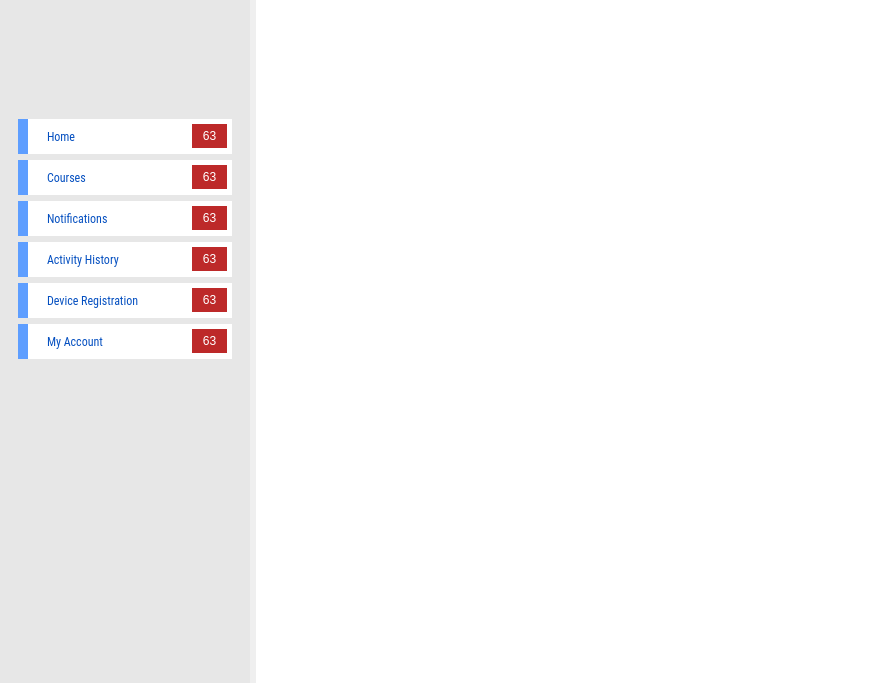
<?xml version="1.0" encoding="UTF-8"?>
<ui version="4.0">
 <class>MainHomeScreen</class>
 <widget class="QMainWindow" name="MainHomeScreen">
  <property name="geometry">
   <rect>
    <x>0</x>
    <y>0</y>
    <width>896</width>
    <height>683</height>
   </rect>
  </property>
  <property name="windowTitle">
   <string>MainWindow</string>
  </property>
  <widget class="QWidget" name="centralwidget">
   <layout class="QVBoxLayout" name="verticalLayout">
    <property name="leftMargin">
     <number>0</number>
    </property>
    <property name="topMargin">
     <number>0</number>
    </property>
    <property name="rightMargin">
     <number>0</number>
    </property>
    <property name="bottomMargin">
     <number>0</number>
    </property>
    <item>
     <layout class="QHBoxLayout" name="horizontalLayout">
      <item>
       <widget class="QFrame" name="verticalFrame">
        <property name="minimumSize">
         <size>
          <width>188</width>
          <height>0</height>
         </size>
        </property>
        <property name="maximumSize">
         <size>
          <width>250</width>
          <height>16777215</height>
         </size>
        </property>
        <property name="styleSheet">
         <string notr="true">background-color:#e7e7e7;</string>
        </property>
        <layout class="QVBoxLayout" name="verticalLayout_Navigation">
         <item alignment="Qt::AlignHCenter">
          <widget class="QLabel" name="label">
           <property name="minimumSize">
            <size>
             <width>200</width>
             <height>50</height>
            </size>
           </property>
           <property name="maximumSize">
            <size>
             <width>200</width>
             <height>55</height>
            </size>
           </property>
           <property name="styleSheet">
            <string notr="true">border-image: url(:/vajiram-logo);
margin:5px;</string>
           </property>
           <property name="text">
            <string/>
           </property>
          </widget>
         </item>
         <item>
          <spacer name="verticalSpacer">
           <property name="orientation">
            <enum>Qt::Vertical</enum>
           </property>
           <property name="sizeType">
            <enum>QSizePolicy::Fixed</enum>
           </property>
           <property name="sizeHint" stdset="0">
            <size>
             <width>20</width>
             <height>40</height>
            </size>
           </property>
          </spacer>
         </item>
         <item alignment="Qt::AlignTop">
          <widget class="QFrame" name="verticalFrame">
           <layout class="QVBoxLayout" name="verticalLayout_2">
            <item>
             <widget class="ClickableQFrame" name="horizontalFrame_home">
              <property name="minimumSize">
               <size>
                <width>0</width>
                <height>35</height>
               </size>
              </property>
              <property name="maximumSize">
               <size>
                <width>16777215</width>
                <height>35</height>
               </size>
              </property>
              <property name="styleSheet">
               <string notr="true">background-color:white;</string>
              </property>
              <layout class="QHBoxLayout" name="horizontalLayout_home_4" stretch="0,0,1,0,0">
               <property name="leftMargin">
                <number>0</number>
               </property>
               <property name="topMargin">
                <number>0</number>
               </property>
               <property name="rightMargin">
                <number>0</number>
               </property>
               <property name="bottomMargin">
                <number>0</number>
               </property>
               <item>
                <widget class="QFrame" name="horizontalFrame_indicator_home_4">
                 <property name="minimumSize">
                  <size>
                   <width>10</width>
                   <height>0</height>
                  </size>
                 </property>
                 <property name="maximumSize">
                  <size>
                   <width>10</width>
                   <height>16777215</height>
                  </size>
                 </property>
                 <property name="styleSheet">
                  <string notr="true">background-color: #5E9EFF</string>
                 </property>
                 <layout class="QHBoxLayout" name="horizontalLayout_7"/>
                </widget>
               </item>
               <item>
                <widget class="QLabel" name="label_8">
                 <property name="text">
                  <string/>
                 </property>
                 <property name="pixmap">
                  <pixmap resource="resources.qrc">:/home_selected</pixmap>
                 </property>
                </widget>
               </item>
               <item>
                <widget class="QLabel" name="label_9">
                 <property name="font">
                  <font>
                   <family>Roboto Condensed</family>
                   <pointsize>9</pointsize>
                   <bold>false</bold>
                  </font>
                 </property>
                 <property name="styleSheet">
                  <string notr="true">color:#044FC0;</string>
                 </property>
                 <property name="text">
                  <string>Home</string>
                 </property>
                </widget>
               </item>
               <item alignment="Qt::AlignHCenter|Qt::AlignVCenter">
                <widget class="QLabel" name="label_badge_home">
                 <property name="minimumSize">
                  <size>
                   <width>35</width>
                   <height>0</height>
                  </size>
                 </property>
                 <property name="maximumSize">
                  <size>
                   <width>100</width>
                   <height>26</height>
                  </size>
                 </property>
                 <property name="styleSheet">
                  <string notr="true">color:white;
border-radius:13px;
background-color:#BD2929;
padding:5px;
text-align:center;</string>
                 </property>
                 <property name="text">
                  <string>63</string>
                 </property>
                 <property name="alignment">
                  <set>Qt::AlignCenter</set>
                 </property>
                </widget>
               </item>
               <item>
                <spacer name="horizontalSpacer">
                 <property name="orientation">
                  <enum>Qt::Horizontal</enum>
                 </property>
                 <property name="sizeHint" stdset="0">
                  <size>
                   <width>5</width>
                   <height>20</height>
                  </size>
                 </property>
                </spacer>
               </item>
              </layout>
             </widget>
            </item>
            <item>
             <widget class="ClickableQFrame" name="horizontalFrame_courses">
              <property name="minimumSize">
               <size>
                <width>0</width>
                <height>35</height>
               </size>
              </property>
              <property name="maximumSize">
               <size>
                <width>16777215</width>
                <height>35</height>
               </size>
              </property>
              <property name="styleSheet">
               <string notr="true">background-color:white;</string>
              </property>
              <layout class="QHBoxLayout" name="horizontalLayout_home_5" stretch="0,0,1,0,0">
               <property name="leftMargin">
                <number>0</number>
               </property>
               <property name="topMargin">
                <number>0</number>
               </property>
               <property name="rightMargin">
                <number>0</number>
               </property>
               <property name="bottomMargin">
                <number>0</number>
               </property>
               <item>
                <widget class="QFrame" name="horizontalFrame_indicator_home_5">
                 <property name="minimumSize">
                  <size>
                   <width>10</width>
                   <height>0</height>
                  </size>
                 </property>
                 <property name="maximumSize">
                  <size>
                   <width>10</width>
                   <height>16777215</height>
                  </size>
                 </property>
                 <property name="styleSheet">
                  <string notr="true">background-color: #5E9EFF</string>
                 </property>
                 <layout class="QHBoxLayout" name="horizontalLayout_8"/>
                </widget>
               </item>
               <item>
                <widget class="QLabel" name="label_10">
                 <property name="text">
                  <string/>
                 </property>
                 <property name="pixmap">
                  <pixmap resource="resources.qrc">:/course_unselected</pixmap>
                 </property>
                </widget>
               </item>
               <item>
                <widget class="QLabel" name="label_11">
                 <property name="font">
                  <font>
                   <family>Roboto Condensed</family>
                   <pointsize>9</pointsize>
                   <bold>false</bold>
                  </font>
                 </property>
                 <property name="styleSheet">
                  <string notr="true">color:#044FC0;</string>
                 </property>
                 <property name="text">
                  <string>Courses</string>
                 </property>
                </widget>
               </item>
               <item alignment="Qt::AlignHCenter|Qt::AlignVCenter">
                <widget class="QLabel" name="label_badge_courses">
                 <property name="minimumSize">
                  <size>
                   <width>35</width>
                   <height>0</height>
                  </size>
                 </property>
                 <property name="maximumSize">
                  <size>
                   <width>100</width>
                   <height>26</height>
                  </size>
                 </property>
                 <property name="styleSheet">
                  <string notr="true">color:white;
border-radius:13px;
background-color:#BD2929;
padding:5px;
text-align:center;</string>
                 </property>
                 <property name="text">
                  <string>63</string>
                 </property>
                 <property name="alignment">
                  <set>Qt::AlignCenter</set>
                 </property>
                </widget>
               </item>
               <item>
                <spacer name="horizontalSpacer_2">
                 <property name="orientation">
                  <enum>Qt::Horizontal</enum>
                 </property>
                 <property name="sizeHint" stdset="0">
                  <size>
                   <width>5</width>
                   <height>20</height>
                  </size>
                 </property>
                </spacer>
               </item>
              </layout>
             </widget>
            </item>
            <item>
             <widget class="ClickableQFrame" name="horizontalFrame_notification">
              <property name="minimumSize">
               <size>
                <width>0</width>
                <height>35</height>
               </size>
              </property>
              <property name="maximumSize">
               <size>
                <width>16777215</width>
                <height>35</height>
               </size>
              </property>
              <property name="styleSheet">
               <string notr="true">background-color:white;</string>
              </property>
              <layout class="QHBoxLayout" name="horizontalLayout_home_3" stretch="0,0,1,0,0">
               <property name="leftMargin">
                <number>0</number>
               </property>
               <property name="topMargin">
                <number>0</number>
               </property>
               <property name="rightMargin">
                <number>0</number>
               </property>
               <property name="bottomMargin">
                <number>0</number>
               </property>
               <item>
                <widget class="QFrame" name="horizontalFrame_indicator_home_3">
                 <property name="minimumSize">
                  <size>
                   <width>10</width>
                   <height>0</height>
                  </size>
                 </property>
                 <property name="maximumSize">
                  <size>
                   <width>10</width>
                   <height>16777215</height>
                  </size>
                 </property>
                 <property name="styleSheet">
                  <string notr="true">background-color: #5E9EFF</string>
                 </property>
                 <layout class="QHBoxLayout" name="horizontalLayout_6"/>
                </widget>
               </item>
               <item>
                <widget class="QLabel" name="label_6">
                 <property name="text">
                  <string/>
                 </property>
                 <property name="pixmap">
                  <pixmap resource="resources.qrc">:/notification_unselected</pixmap>
                 </property>
                </widget>
               </item>
               <item>
                <widget class="QLabel" name="label_7">
                 <property name="font">
                  <font>
                   <family>Roboto Condensed</family>
                   <pointsize>9</pointsize>
                   <bold>false</bold>
                  </font>
                 </property>
                 <property name="styleSheet">
                  <string notr="true">color:#044FC0;</string>
                 </property>
                 <property name="text">
                  <string>Notifications</string>
                 </property>
                </widget>
               </item>
               <item alignment="Qt::AlignHCenter|Qt::AlignVCenter">
                <widget class="QLabel" name="label_badge_notification">
                 <property name="minimumSize">
                  <size>
                   <width>35</width>
                   <height>0</height>
                  </size>
                 </property>
                 <property name="maximumSize">
                  <size>
                   <width>100</width>
                   <height>26</height>
                  </size>
                 </property>
                 <property name="styleSheet">
                  <string notr="true">color:white;
border-radius:13px;
background-color:#BD2929;
padding:5px;
text-align:center;</string>
                 </property>
                 <property name="text">
                  <string>63</string>
                 </property>
                 <property name="alignment">
                  <set>Qt::AlignCenter</set>
                 </property>
                </widget>
               </item>
               <item>
                <spacer name="horizontalSpacer_3">
                 <property name="orientation">
                  <enum>Qt::Horizontal</enum>
                 </property>
                 <property name="sizeHint" stdset="0">
                  <size>
                   <width>5</width>
                   <height>20</height>
                  </size>
                 </property>
                </spacer>
               </item>
              </layout>
             </widget>
            </item>
            <item>
             <widget class="ClickableQFrame" name="horizontalFrame_activity_history">
              <property name="minimumSize">
               <size>
                <width>0</width>
                <height>35</height>
               </size>
              </property>
              <property name="maximumSize">
               <size>
                <width>16777215</width>
                <height>35</height>
               </size>
              </property>
              <property name="styleSheet">
               <string notr="true">background-color:white;</string>
              </property>
              <layout class="QHBoxLayout" name="horizontalLayout_home" stretch="0,0,1,0,0">
               <property name="leftMargin">
                <number>0</number>
               </property>
               <property name="topMargin">
                <number>0</number>
               </property>
               <property name="rightMargin">
                <number>0</number>
               </property>
               <property name="bottomMargin">
                <number>0</number>
               </property>
               <item>
                <widget class="QFrame" name="horizontalFrame_indicator_home">
                 <property name="minimumSize">
                  <size>
                   <width>10</width>
                   <height>0</height>
                  </size>
                 </property>
                 <property name="maximumSize">
                  <size>
                   <width>10</width>
                   <height>16777215</height>
                  </size>
                 </property>
                 <property name="styleSheet">
                  <string notr="true">background-color: #5E9EFF</string>
                 </property>
                 <layout class="QHBoxLayout" name="horizontalLayout_4"/>
                </widget>
               </item>
               <item>
                <widget class="QLabel" name="label_2">
                 <property name="text">
                  <string/>
                 </property>
                 <property name="pixmap">
                  <pixmap resource="resources.qrc">:/activity_history_unselected</pixmap>
                 </property>
                </widget>
               </item>
               <item>
                <widget class="QLabel" name="label_3">
                 <property name="font">
                  <font>
                   <family>Roboto Condensed</family>
                   <pointsize>9</pointsize>
                   <bold>false</bold>
                  </font>
                 </property>
                 <property name="styleSheet">
                  <string notr="true">color:#044FC0;</string>
                 </property>
                 <property name="text">
                  <string>Activity History</string>
                 </property>
                </widget>
               </item>
               <item alignment="Qt::AlignHCenter|Qt::AlignVCenter">
                <widget class="QLabel" name="label_badge_activity_history">
                 <property name="minimumSize">
                  <size>
                   <width>35</width>
                   <height>0</height>
                  </size>
                 </property>
                 <property name="maximumSize">
                  <size>
                   <width>100</width>
                   <height>26</height>
                  </size>
                 </property>
                 <property name="styleSheet">
                  <string notr="true">color:white;
border-radius:13px;
background-color:#BD2929;
padding:5px;
text-align:center;</string>
                 </property>
                 <property name="text">
                  <string>63</string>
                 </property>
                 <property name="alignment">
                  <set>Qt::AlignCenter</set>
                 </property>
                </widget>
               </item>
               <item>
                <spacer name="horizontalSpacer_4">
                 <property name="orientation">
                  <enum>Qt::Horizontal</enum>
                 </property>
                 <property name="sizeHint" stdset="0">
                  <size>
                   <width>5</width>
                   <height>20</height>
                  </size>
                 </property>
                </spacer>
               </item>
              </layout>
             </widget>
            </item>
            <item>
             <widget class="ClickableQFrame" name="horizontalFrame_device_registration">
              <property name="minimumSize">
               <size>
                <width>0</width>
                <height>35</height>
               </size>
              </property>
              <property name="maximumSize">
               <size>
                <width>16777215</width>
                <height>35</height>
               </size>
              </property>
              <property name="styleSheet">
               <string notr="true">background-color:white;</string>
              </property>
              <layout class="QHBoxLayout" name="horizontalLayout_home_2" stretch="0,0,1,0,0">
               <property name="leftMargin">
                <number>0</number>
               </property>
               <property name="topMargin">
                <number>0</number>
               </property>
               <property name="rightMargin">
                <number>0</number>
               </property>
               <property name="bottomMargin">
                <number>0</number>
               </property>
               <item>
                <widget class="QFrame" name="horizontalFrame_indicator_home_2">
                 <property name="minimumSize">
                  <size>
                   <width>10</width>
                   <height>0</height>
                  </size>
                 </property>
                 <property name="maximumSize">
                  <size>
                   <width>10</width>
                   <height>16777215</height>
                  </size>
                 </property>
                 <property name="styleSheet">
                  <string notr="true">background-color: #5E9EFF</string>
                 </property>
                 <layout class="QHBoxLayout" name="horizontalLayout_5"/>
                </widget>
               </item>
               <item>
                <widget class="QLabel" name="label_4">
                 <property name="text">
                  <string/>
                 </property>
                 <property name="pixmap">
                  <pixmap resource="resources.qrc">:/device_registration_unselected</pixmap>
                 </property>
                </widget>
               </item>
               <item>
                <widget class="QLabel" name="label_5">
                 <property name="font">
                  <font>
                   <family>Roboto Condensed</family>
                   <pointsize>9</pointsize>
                   <bold>false</bold>
                  </font>
                 </property>
                 <property name="styleSheet">
                  <string notr="true">color:#044FC0;</string>
                 </property>
                 <property name="text">
                  <string>Device Registration</string>
                 </property>
                </widget>
               </item>
               <item alignment="Qt::AlignHCenter|Qt::AlignVCenter">
                <widget class="QLabel" name="label_badge_device_registration">
                 <property name="minimumSize">
                  <size>
                   <width>35</width>
                   <height>0</height>
                  </size>
                 </property>
                 <property name="maximumSize">
                  <size>
                   <width>100</width>
                   <height>26</height>
                  </size>
                 </property>
                 <property name="styleSheet">
                  <string notr="true">color:white;
border-radius:13px;
background-color:#BD2929;
padding:5px;
text-align:center;</string>
                 </property>
                 <property name="text">
                  <string>63</string>
                 </property>
                 <property name="alignment">
                  <set>Qt::AlignCenter</set>
                 </property>
                </widget>
               </item>
               <item>
                <spacer name="horizontalSpacer_5">
                 <property name="orientation">
                  <enum>Qt::Horizontal</enum>
                 </property>
                 <property name="sizeHint" stdset="0">
                  <size>
                   <width>5</width>
                   <height>20</height>
                  </size>
                 </property>
                </spacer>
               </item>
              </layout>
             </widget>
            </item>
            <item>
             <widget class="ClickableQFrame" name="horizontalFrame_my_account">
              <property name="minimumSize">
               <size>
                <width>0</width>
                <height>35</height>
               </size>
              </property>
              <property name="maximumSize">
               <size>
                <width>16777215</width>
                <height>35</height>
               </size>
              </property>
              <property name="styleSheet">
               <string notr="true">background-color:white;</string>
              </property>
              <layout class="QHBoxLayout" name="horizontalLayout_home_6" stretch="0,0,1,0,0">
               <property name="leftMargin">
                <number>0</number>
               </property>
               <property name="topMargin">
                <number>0</number>
               </property>
               <property name="rightMargin">
                <number>0</number>
               </property>
               <property name="bottomMargin">
                <number>0</number>
               </property>
               <item>
                <widget class="QFrame" name="horizontalFrame_indicator_home_6">
                 <property name="minimumSize">
                  <size>
                   <width>10</width>
                   <height>0</height>
                  </size>
                 </property>
                 <property name="maximumSize">
                  <size>
                   <width>10</width>
                   <height>16777215</height>
                  </size>
                 </property>
                 <property name="styleSheet">
                  <string notr="true">background-color: #5E9EFF</string>
                 </property>
                 <layout class="QHBoxLayout" name="horizontalLayout_9"/>
                </widget>
               </item>
               <item>
                <widget class="QLabel" name="label_12">
                 <property name="text">
                  <string/>
                 </property>
                 <property name="pixmap">
                  <pixmap resource="resources.qrc">:/my_account_unselected</pixmap>
                 </property>
                </widget>
               </item>
               <item>
                <widget class="QLabel" name="label_13">
                 <property name="font">
                  <font>
                   <family>Roboto Condensed</family>
                   <pointsize>9</pointsize>
                   <bold>false</bold>
                  </font>
                 </property>
                 <property name="styleSheet">
                  <string notr="true">color:#044FC0;</string>
                 </property>
                 <property name="text">
                  <string>My Account</string>
                 </property>
                </widget>
               </item>
               <item alignment="Qt::AlignHCenter|Qt::AlignVCenter">
                <widget class="QLabel" name="label_badge_account">
                 <property name="minimumSize">
                  <size>
                   <width>35</width>
                   <height>0</height>
                  </size>
                 </property>
                 <property name="maximumSize">
                  <size>
                   <width>100</width>
                   <height>26</height>
                  </size>
                 </property>
                 <property name="styleSheet">
                  <string notr="true">color:white;
border-radius:13px;
background-color:#BD2929;
padding:5px;
text-align:center;</string>
                 </property>
                 <property name="text">
                  <string>63</string>
                 </property>
                 <property name="alignment">
                  <set>Qt::AlignCenter</set>
                 </property>
                </widget>
               </item>
               <item>
                <spacer name="horizontalSpacer_6">
                 <property name="orientation">
                  <enum>Qt::Horizontal</enum>
                 </property>
                 <property name="sizeHint" stdset="0">
                  <size>
                   <width>5</width>
                   <height>20</height>
                  </size>
                 </property>
                </spacer>
               </item>
              </layout>
             </widget>
            </item>
           </layout>
          </widget>
         </item>
        </layout>
       </widget>
      </item>
      <item>
       <widget class="QStackedWidget" name="stackedWidget_content">
        <property name="styleSheet">
         <string notr="true">background-color:white;</string>
        </property>
       </widget>
      </item>
     </layout>
    </item>
   </layout>
  </widget>
 </widget>
 <customwidgets>
  <customwidget>
   <class>ClickableQFrame</class>
   <extends>QFrame</extends>
   <header>clickableqframe.h</header>
   <container>1</container>
  </customwidget>
 </customwidgets>
 <resources>
  <include location="resources.qrc"/>
 </resources>
 <connections/>
</ui>
